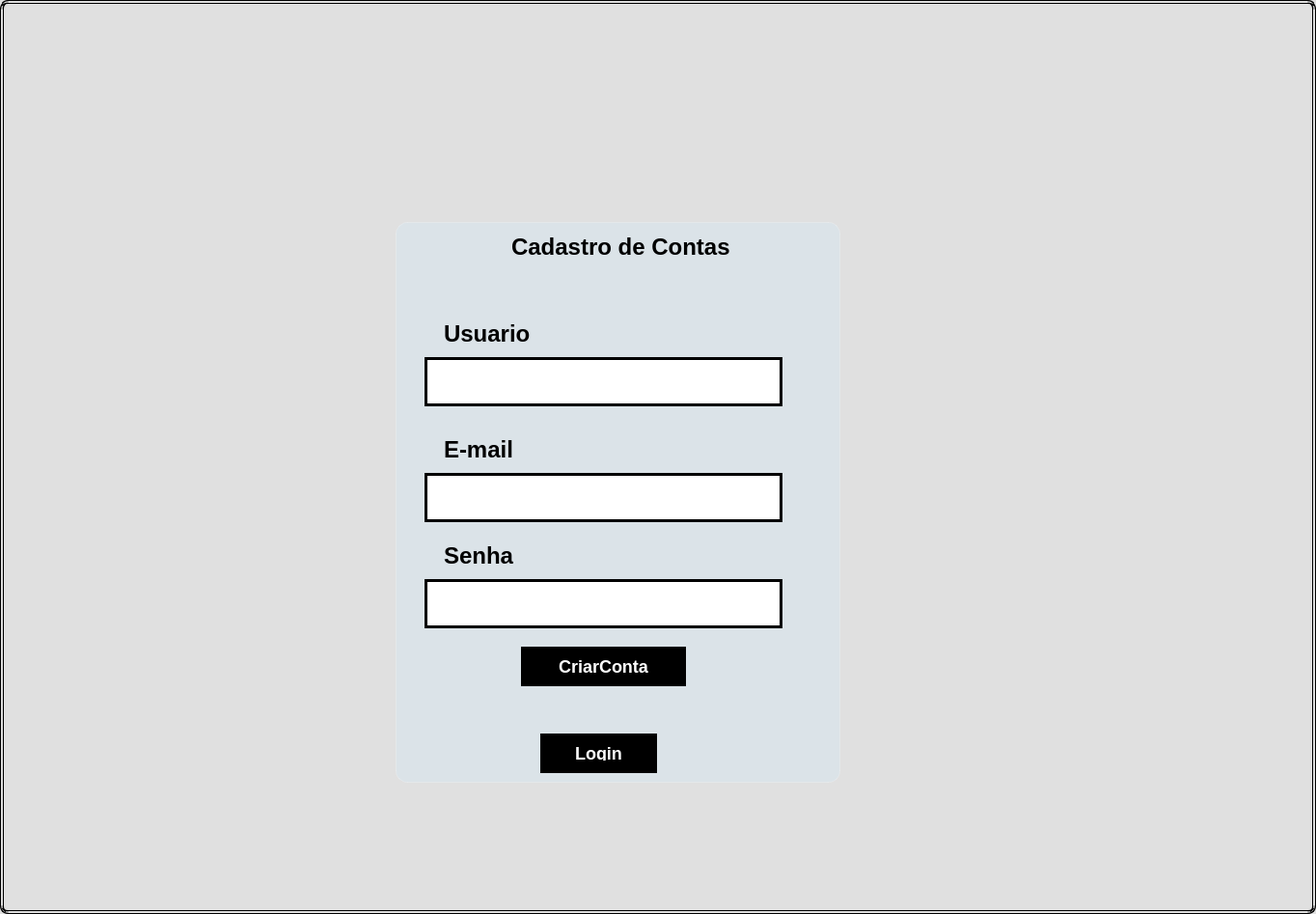
<?xml version="1.0" encoding="UTF-8"?>
<ui version="4.0">
 <class>Form</class>
 <widget class="QWidget" name="Form">
  <property name="geometry">
   <rect>
    <x>0</x>
    <y>0</y>
    <width>1364</width>
    <height>947</height>
   </rect>
  </property>
  <property name="windowTitle">
   <string>Form</string>
  </property>
  <property name="styleSheet">
   <string notr="true">/* Container principal do formulário */
QWidget#Form {
    background-color: #e0e0e0; /* Fundo cinza para contrastar com o fundo geral do app */
    background-image: url(:/images/FUNDO_ADM_CADASTRO.png);
    background-repeat: no-repeat;
    background-position: center;
    border: 4px double #000000; 
    border-radius: 8px;
    padding: 15px;
}

/* Títulos e Textos fixos */
QLabel {
    font-size: 24px; 
    color: #000000; 
    font-weight: bold;
    font-family: &quot;Impact&quot;, &quot;Arial Black&quot;, sans-serif;
    background-color: transparent; /* Mantém o texto limpo sobre o fundo */
}

/* Campos de entrada de texto (Linha Única) */
QLineEdit {
    background-color: #ffffff; /* Fundo branco para dar alto contraste com o texto */
    color: #000000; 
    font-size: 20px; 
    font-weight: bold;
    border: 3px solid #000000; /* Linha de nanquim grossa */
    border-radius: 0px; 
    padding: 8px;
    cursor: ibeam;
}

QLineEdit:hover {
    background-color: #808080; /* MUDOU: O fundo do campo fica cinza escuro ao passar o mouse */
    color: #ffffff; /* Texto inverte para branco para manter a leitura */
    border: 3px solid #000000; 
}

QLineEdit:focus {
    background-color: #ffffff;
    color: #000000;
    border: 5px solid #000000; /* Borda engrossa simulando traço forte de ação */
}

/* Campos de entrada de texto (Multilinha) */
QTextEdit {
    background-color: #ffffff; /* Fundo branco */
    color: #000000; 
    font-size: 18px; 
    border: 3px solid #000000;
    border-radius: 0px;
    padding: 10px;
    cursor: ibeam;
}

QTextEdit:hover {
    background-color: #808080; /* MUDOU: Fundo cinza escuro no hover */
    color: #ffffff;
    border: 3px solid #000000;
}

QTextEdit:focus {
    background-color: #ffffff;
    color: #000000;
    border: 5px solid #000000;
}

/* Botões de Ação estilo Onomatopeia */
QPushButton {
    background-color: #000000; /* Fundo totalmente preto */
    color: #ffffff; 
    font-size: 18px; 
    font-weight: bold;
    text-transform: uppercase; 
    border: 3px solid #000000;
    border-radius: 0px;
    padding: 10px 20px;
    cursor: pointinghand;
}

QPushButton:hover {
    background-color: #ffffff; /* MUDOU: Inverte o background para branco */
    color: #000000;
    border: 3px solid #000000;
}

QPushButton:pressed {
    background-color: #808080; /* MUDOU: Fundo cinza médio no clique (sombra de pressão) */
    color: #ffffff;
    border: 3px solid #000000;
}

QFrame#painel {
    background-color: rgba(218, 228, 235, 190);
    border: 1px solid rgba(255, 255, 255, 50);
    border-radius: 12px;
}</string>
  </property>
  <widget class="QLineEdit" name="txt_senha">
   <property name="geometry">
    <rect>
     <x>440</x>
     <y>600</y>
     <width>371</width>
     <height>51</height>
    </rect>
   </property>
   <property name="text">
    <string/>
   </property>
  </widget>
  <widget class="QLabel" name="label">
   <property name="geometry">
    <rect>
     <x>460</x>
     <y>330</y>
     <width>291</width>
     <height>31</height>
    </rect>
   </property>
   <property name="text">
    <string>Usuario</string>
   </property>
  </widget>
  <widget class="QLabel" name="label_2">
   <property name="geometry">
    <rect>
     <x>460</x>
     <y>450</y>
     <width>291</width>
     <height>31</height>
    </rect>
   </property>
   <property name="text">
    <string>E-mail</string>
   </property>
  </widget>
  <widget class="QLineEdit" name="txt_email">
   <property name="geometry">
    <rect>
     <x>440</x>
     <y>490</y>
     <width>371</width>
     <height>51</height>
    </rect>
   </property>
   <property name="text">
    <string/>
   </property>
  </widget>
  <widget class="QLabel" name="label_4">
   <property name="geometry">
    <rect>
     <x>530</x>
     <y>240</y>
     <width>291</width>
     <height>31</height>
    </rect>
   </property>
   <property name="text">
    <string>Cadastro de Contas</string>
   </property>
  </widget>
  <widget class="QLineEdit" name="txt_usuario">
   <property name="geometry">
    <rect>
     <x>440</x>
     <y>370</y>
     <width>371</width>
     <height>51</height>
    </rect>
   </property>
   <property name="text">
    <string/>
   </property>
  </widget>
  <widget class="QFrame" name="painel">
   <property name="geometry">
    <rect>
     <x>410</x>
     <y>230</y>
     <width>461</width>
     <height>581</height>
    </rect>
   </property>
   <property name="frameShape">
    <enum>QFrame::StyledPanel</enum>
   </property>
   <property name="frameShadow">
    <enum>QFrame::Raised</enum>
   </property>
   <widget class="QPushButton" name="btn_criar">
    <property name="geometry">
     <rect>
      <x>130</x>
      <y>440</y>
      <width>171</width>
      <height>41</height>
     </rect>
    </property>
    <property name="text">
     <string>CriarConta</string>
    </property>
   </widget>
   <widget class="QPushButton" name="btn_login">
    <property name="geometry">
     <rect>
      <x>150</x>
      <y>530</y>
      <width>121</width>
      <height>41</height>
     </rect>
    </property>
    <property name="text">
     <string>Login</string>
    </property>
   </widget>
  </widget>
  <widget class="QLabel" name="label_3">
   <property name="geometry">
    <rect>
     <x>460</x>
     <y>560</y>
     <width>291</width>
     <height>31</height>
    </rect>
   </property>
   <property name="text">
    <string>Senha</string>
   </property>
  </widget>
  <zorder>painel</zorder>
  <zorder>txt_senha</zorder>
  <zorder>label</zorder>
  <zorder>label_2</zorder>
  <zorder>txt_email</zorder>
  <zorder>label_4</zorder>
  <zorder>txt_usuario</zorder>
  <zorder>label_3</zorder>
 </widget>
 <resources>
  <include location="recursos.qrc"/>
 </resources>
 <connections/>
</ui>
